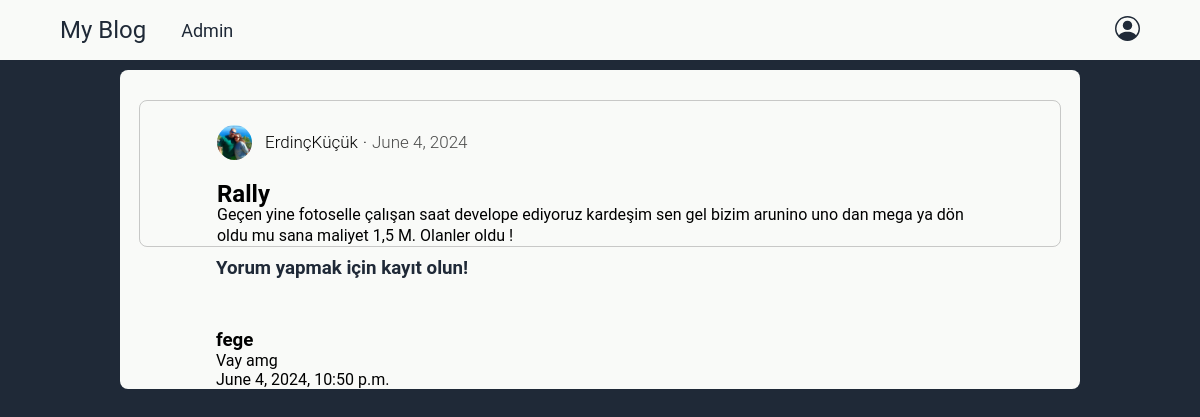
The page /details/28 on the database as committed earlier.
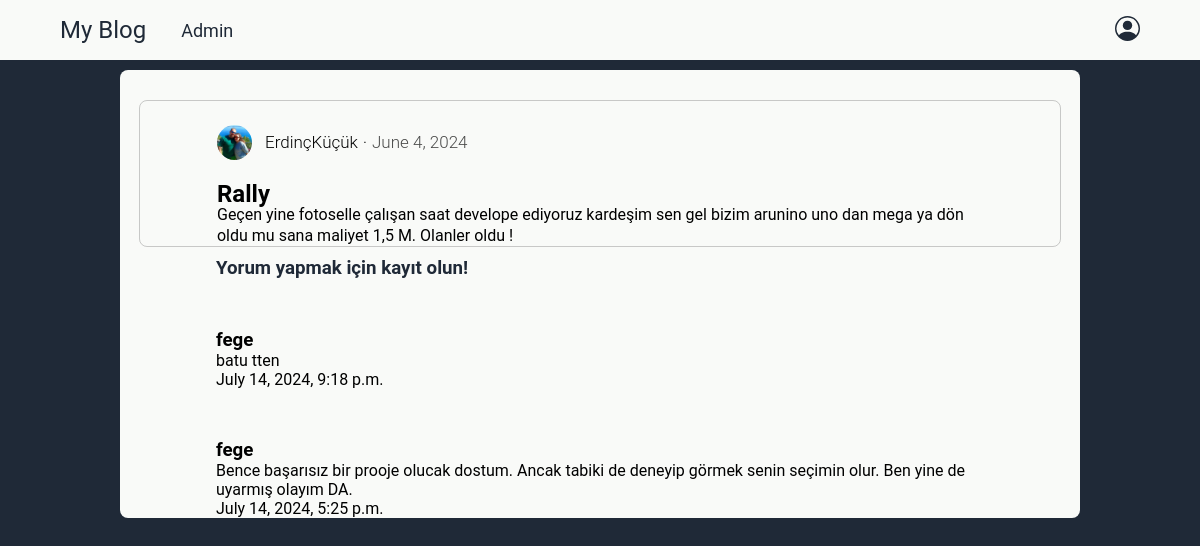
The same page on the database as committed later.
### blog/models.py (models this page shows)
class Comment(models.Model):
    post=models.ForeignKey(Post,on_delete=models.CASCADE,related_name='comments')
    comment_author=models.ForeignKey("auth.User",on_delete=models.CASCADE)
    comment_content=models.TextField(max_length=200)
    comment_date=models.DateTimeField(auto_now_add=True)

### blog/views.py (the view)
# urls.py: path('details/<int:pk>',views.BlogDetailView,name='detail'),
def BlogDetailView(request,pk):
    if request.method=='POST':
        if request.user.is_authenticated:
            commentForm=CommentCreateForm(request.POST)
            post=models.Post.objects.get(pk=pk)
            if commentForm.is_valid():
                comment=commentForm.save(commit=False)
                comment.comment_author=request.user
                comment.post=post
                comment.save()
                return HttpResponseRedirect(request.path_info)
            else:
                return HttpResponse('Form is not valid !')
        else:
            return HttpResponse('You must log in if you want to post a comment.')
    else:
        post=models.Post.objects.get(pk=pk)
        comments=post.comments.all().order_by('-comment_date')
        commentForm=CommentCreateForm()
        return render(request,'blog/blog_details.html',context={'post':post,'comments':comments,'form':commentForm})

### templates/blog/blog_details.html (shortened to what this page needs)
{% extends "base.html" %}
{% block bodyBlock %}
  <div id="detail-div-main">
    <section id="detail-section1">
      <div>
        <div class="blog-user flex">
          <img class="author-pp" src="{{post.author.UserModel.profile_pic.url}}" alt="author-pp">
          <p class="author-name">{{post.author}}</p>
          <span style="margin-bottom:10px;"><p>.</p></span>
          <span style="opacity: 70%;"><p>{{post.create_date.date}}</p></span>
        </div>
        <h2>{{post.title}}</h2>
        <p>{{post.content}}</p>
      </div>
    </section>
    <section id="detail-section2">
      <div>
        {% if user.is_authenticated %}
          <form method='POST'>
            {% csrf_token %}
            <div class="flex">
              {{form.comment_content}}
            </div>
            <input type="submit" value="Send comment" class="btn btn-success">
          </form>
        {% else %}
        <h3 style="color:#1F2937;">Yorum yapmak için kayıt olun!</h3>
        {% endif %}
      </div>
      {% for comment in comments %}
        <div class="comment">
          <h3>{{comment.comment_author.username}}</h3>
          <p>{{comment.comment_content}}</p>
          <p>{{comment.comment_date}}</p>
        </div>
      {% endfor %}
    </section>
  </div>
{% endblock bodyBlock %}

Rows that differ between the two databases and show on the page:
removed Comment: comment_author.username "fege", comment_content "Vay amg", comment_date "June 4, 2024, 10:50 p.m."
added Comment: comment_author.username "fege", comment_content "batu tten", comment_date "July 14, 2024, 9:18 p.m."
added Comment: comment_author.username "fege", comment_content "Bence başarısız bir prooje olucak dostum. Ancak tabiki de deneyip görmek senin seçimin olur. Ben yine de uyarmış olayım DA.", comment_date "July 14, 2024, 5:25 p.m."
